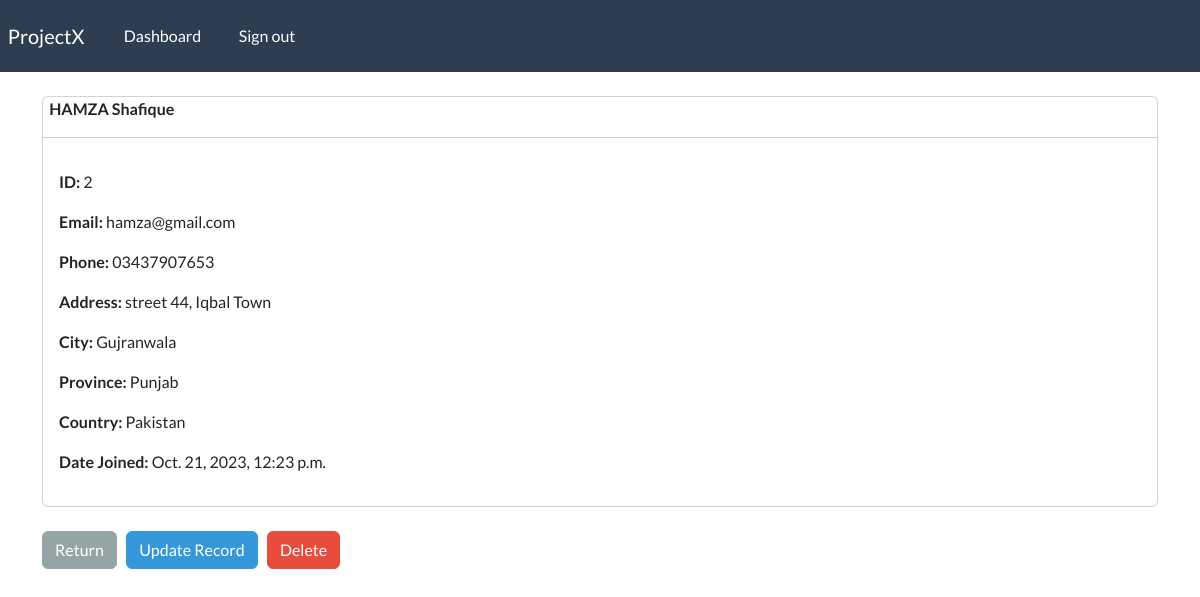
Before: /record/2 (signed in) with the older database file.
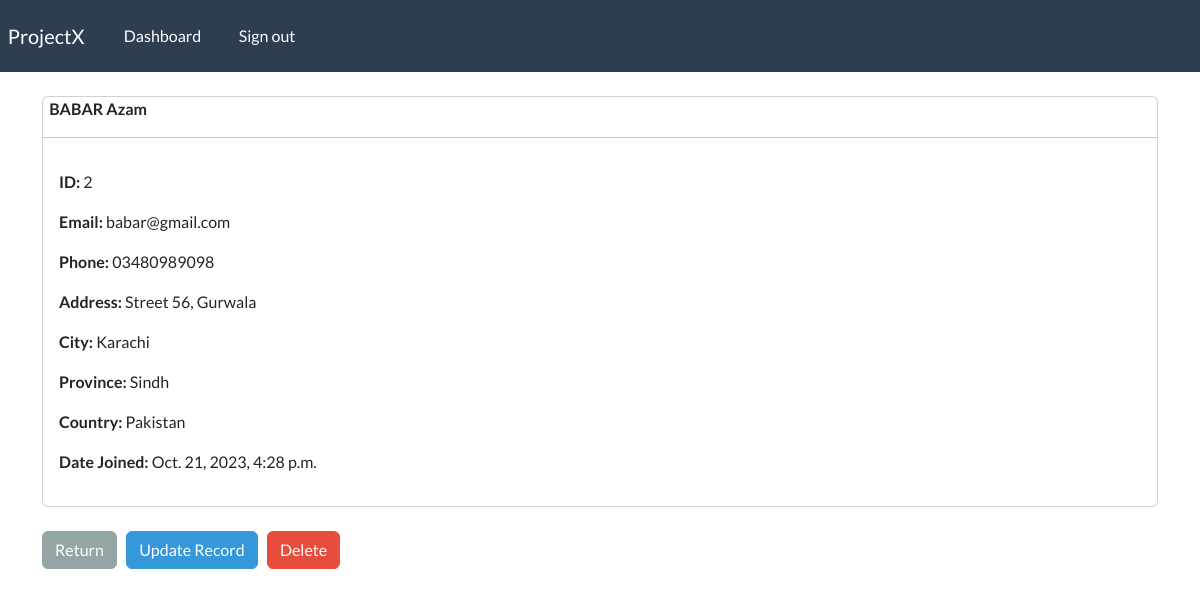
After: the same page with the newer database file.
### webapp/models.py (models this page shows, shortened)
class Record(models.Model):
    user = models.ForeignKey(User, on_delete=models.CASCADE) # For Singleton
    creation_date = models.DateTimeField(auto_now_add=True)
    first_name = models.CharField(max_length=100)
    last_name = models.CharField(max_length=100)
    email = models.CharField(max_length=25)
    phone = models.CharField(max_length=20)
    address = models.CharField(max_length=200)
    city = models.CharField(max_length=200)
    province = models.CharField(max_length=200)
    country = models.CharField(max_length=200)

### webapp/views.py (the view)
# urls.py: path('record/<int:pk>', views.singular_record, name="record"),
@login_required(login_url='my-login')
def singular_record(request, pk):
    all_records = Record.objects.get(id=pk)
    context = {'record': all_records}
    return render(request, 'webapp/view-record.html', context=context)

### webapp/templates/webapp/view-record.html (shortened to what this page needs)
{% extends 'webapp/base.html' %}
{% block content %}
<div class="card">
<strong>
    {{record.first_name | upper}}
    {{record.last_name}}
</strong>
<hr>
<div class="card-body">
<p>  <strong> ID: </strong>{{record.id}} </p>
<p>  <strong> Email: </strong>{{record.email}} </p>
<p>  <strong> Phone: </strong>{{record.phone}} </p>
<p>  <strong> Address: </strong>{{record.address}} </p>
<p>  <strong> City: </strong>{{record.city}} </p>
<p>  <strong> Province: </strong>{{record.province}} </p>
<p>  <strong> Country: </strong>{{record.country}} </p>
<p>  <strong> Date Joined: </strong>{{record.creation_date}} </p>
</div>
</div>
<br>
<a href="{% url 'dashboard' %}" class="btn btn-secondary"> Return </a>
<a href="{% url 'update-record' record.id %}" class="btn btn-info"> Update Record </a>
<a href="{% url 'delete-record' record.id %}" class="btn btn-danger"> Delete </a>
{% endblock %}

Changed rows visible on the page:
changed Record "Pakistan": first_name "HAMZA" → "BABAR"; last_name "Shafique" → "Azam"; email "hamza@gmail.com" → "babar@gmail.com"; phone "03437907653" → "03480989098"; address "street 44, Iqbal Town" → "Street 56, Gurwala"; city "Gujranwala" → "Karachi"; province "Punjab" → "Sindh"; creation_date "Oct. 21, 2023, 12:23 p.m." → "Oct. 21, 2023, 4:28 p.m."
